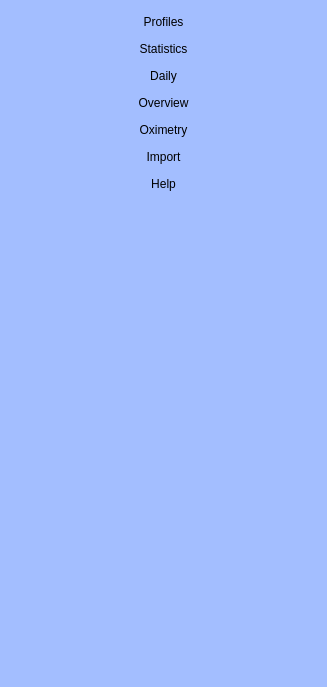
       <widget class="QWidget" name="navPage">
        <property name="geometry">
         <rect>
          <x>0</x>
          <y>0</y>
          <width>327</width>
          <height>687</height>
         </rect>
        </property>
        <property name="palette">
         <palette>
          <active>
           <colorrole role="Button">
            <brush brushstyle="SolidPattern">
             <color alpha="255">
              <red>163</red>
              <green>190</green>
              <blue>255</blue>
             </color>
            </brush>
           </colorrole>
           <colorrole role="Base">
            <brush brushstyle="SolidPattern">
             <color alpha="255">
              <red>163</red>
              <green>190</green>
              <blue>255</blue>
             </color>
            </brush>
           </colorrole>
           <colorrole role="Window">
            <brush brushstyle="SolidPattern">
             <color alpha="255">
              <red>163</red>
              <green>190</green>
              <blue>255</blue>
             </color>
            </brush>
           </colorrole>
          </active>
          <inactive>
           <colorrole role="Button">
            <brush brushstyle="SolidPattern">
             <color alpha="255">
              <red>163</red>
              <green>190</green>
              <blue>255</blue>
             </color>
            </brush>
           </colorrole>
           <colorrole role="Base">
            <brush brushstyle="SolidPattern">
             <color alpha="255">
              <red>163</red>
              <green>190</green>
              <blue>255</blue>
             </color>
            </brush>
           </colorrole>
           <colorrole role="Window">
            <brush brushstyle="SolidPattern">
             <color alpha="255">
              <red>163</red>
              <green>190</green>
              <blue>255</blue>
             </color>
            </brush>
           </colorrole>
          </inactive>
          <disabled>
           <colorrole role="Button">
            <brush brushstyle="SolidPattern">
             <color alpha="255">
              <red>163</red>
              <green>190</green>
              <blue>255</blue>
             </color>
            </brush>
           </colorrole>
           <colorrole role="Base">
            <brush brushstyle="SolidPattern">
             <color alpha="255">
              <red>163</red>
              <green>190</green>
              <blue>255</blue>
             </color>
            </brush>
           </colorrole>
           <colorrole role="Window">
            <brush brushstyle="SolidPattern">
             <color alpha="255">
              <red>163</red>
              <green>190</green>
              <blue>255</blue>
             </color>
            </brush>
           </colorrole>
          </disabled>
         </palette>
        </property>
        <property name="mouseTracking">
         <bool>true</bool>
        </property>
        <property name="styleSheet">
         <string notr="true">background: rgb(163, 190, 255)</string>
        </property>
        <attribute name="icon">
         <iconset resource="Resources.qrc">
          <normaloff>:/icons/logo.png</normaloff>:/icons/logo.png</iconset>
        </attribute>
        <attribute name="label">
         <string>Navigation</string>
        </attribute>
        <layout class="QVBoxLayout" name="verticalLayout_2">
         <item>
          <widget class="QToolButton" name="profilesButton">
           <property name="sizePolicy">
            <sizepolicy hsizetype="MinimumExpanding" vsizetype="Minimum">
             <horstretch>0</horstretch>
             <verstretch>0</verstretch>
            </sizepolicy>
           </property>
           <property name="styleSheet">
            <string notr="true">QToolButton {
background: transparent;
border: 2px solid transparent; border-radius: 30px;
}

QToolButton:hover {
border: 2px solid #56789a; border-radius: 30px;
}

QToolButton:pressed {
background-color: #8080ff;
border: 2px solid #56789a; border-radius: 30px;
}</string>
           </property>
           <property name="text">
            <string>Profiles</string>
           </property>
           <property name="icon">
            <iconset resource="Resources.qrc">
             <normaloff>:/icons/go-home.png</normaloff>:/icons/go-home.png</iconset>
           </property>
           <property name="iconSize">
            <size>
             <width>64</width>
             <height>64</height>
            </size>
           </property>
           <property name="toolButtonStyle">
            <enum>Qt::ToolButtonTextUnderIcon</enum>
           </property>
           <property name="autoRaise">
            <bool>true</bool>
           </property>
          </widget>
         </item>
         <item>
          <widget class="QToolButton" name="statisticsButton">
           <property name="sizePolicy">
            <sizepolicy hsizetype="MinimumExpanding" vsizetype="Minimum">
             <horstretch>0</horstretch>
             <verstretch>0</verstretch>
            </sizepolicy>
           </property>
           <property name="styleSheet">
            <string notr="true">QToolButton {
background: transparent;
border: 2px solid transparent; border-radius: 30px;
}

QToolButton:hover {
border: 2px solid #56789a; border-radius: 30px;
}

QToolButton:pressed {
background-color: #8080ff;
border: 2px solid #56789a; border-radius: 30px;
}</string>
           </property>
           <property name="text">
            <string>Statistics</string>
           </property>
           <property name="icon">
            <iconset resource="Resources.qrc">
             <normaloff>:/icons/eye.png</normaloff>:/icons/eye.png</iconset>
           </property>
           <property name="iconSize">
            <size>
             <width>64</width>
             <height>64</height>
            </size>
           </property>
           <property name="toolButtonStyle">
            <enum>Qt::ToolButtonTextUnderIcon</enum>
           </property>
           <property name="autoRaise">
            <bool>true</bool>
           </property>
          </widget>
         </item>
         <item>
          <widget class="QToolButton" name="dailyButton">
           <property name="sizePolicy">
            <sizepolicy hsizetype="MinimumExpanding" vsizetype="Minimum">
             <horstretch>0</horstretch>
             <verstretch>0</verstretch>
            </sizepolicy>
           </property>
           <property name="minimumSize">
            <size>
             <width>0</width>
             <height>0</height>
            </size>
           </property>
           <property name="styleSheet">
            <string notr="true">QToolButton {
background: transparent;
border: 2px solid transparent; border-radius: 30px;
}

QToolButton:hover {
border: 2px solid #56789a; border-radius: 30px;
}

QToolButton:pressed {
background-color: #8080ff;
border: 2px solid #56789a; border-radius: 30px;
}</string>
           </property>
           <property name="text">
            <string>Daily</string>
           </property>
           <property name="icon">
            <iconset resource="Resources.qrc">
             <normaloff>:/icons/edit-find.png</normaloff>:/icons/edit-find.png</iconset>
           </property>
           <property name="iconSize">
            <size>
             <width>64</width>
             <height>64</height>
            </size>
           </property>
           <property name="toolButtonStyle">
            <enum>Qt::ToolButtonTextUnderIcon</enum>
           </property>
           <property name="autoRaise">
            <bool>true</bool>
           </property>
          </widget>
         </item>
         <item>
          <widget class="QToolButton" name="overviewButton">
           <property name="sizePolicy">
            <sizepolicy hsizetype="MinimumExpanding" vsizetype="Minimum">
             <horstretch>0</horstretch>
             <verstretch>0</verstretch>
            </sizepolicy>
           </property>
           <property name="styleSheet">
            <string notr="true">QToolButton {
background: transparent;
border: 2px solid transparent; border-radius: 30px;
}

QToolButton:hover {
border: 2px solid #56789a; border-radius: 30px;
}

QToolButton:pressed {
background-color: #8080ff;
border: 2px solid #56789a; border-radius: 30px;
}</string>
           </property>
           <property name="text">
            <string>Overview</string>
           </property>
           <property name="icon">
            <iconset resource="Resources.qrc">
             <normaloff>:/icons/overview.png</normaloff>:/icons/overview.png</iconset>
           </property>
           <property name="iconSize">
            <size>
             <width>64</width>
             <height>64</height>
            </size>
           </property>
           <property name="toolButtonStyle">
            <enum>Qt::ToolButtonTextUnderIcon</enum>
           </property>
           <property name="autoRaise">
            <bool>true</bool>
           </property>
          </widget>
         </item>
         <item>
          <widget class="QToolButton" name="oximetryButton">
           <property name="sizePolicy">
            <sizepolicy hsizetype="MinimumExpanding" vsizetype="Minimum">
             <horstretch>0</horstretch>
             <verstretch>0</verstretch>
            </sizepolicy>
           </property>
           <property name="styleSheet">
            <string notr="true">QToolButton {
background: transparent;
border: 2px solid transparent; border-radius: 30px;
}

QToolButton:hover {
border: 2px solid #56789a; border-radius: 30px;
}

QToolButton:pressed {
background-color: #8080ff;
border: 2px solid #56789a; border-radius: 30px;
}</string>
           </property>
           <property name="text">
            <string>Oximetry</string>
           </property>
           <property name="icon">
            <iconset resource="Resources.qrc">
             <normaloff>:/icons/oximeter.png</normaloff>:/icons/oximeter.png</iconset>
           </property>
           <property name="iconSize">
            <size>
             <width>64</width>
             <height>64</height>
            </size>
           </property>
           <property name="toolButtonStyle">
            <enum>Qt::ToolButtonTextUnderIcon</enum>
           </property>
           <property name="autoRaise">
            <bool>true</bool>
           </property>
          </widget>
         </item>
         <item>
          <widget class="QToolButton" name="importButton">
           <property name="sizePolicy">
            <sizepolicy hsizetype="MinimumExpanding" vsizetype="Minimum">
             <horstretch>0</horstretch>
             <verstretch>0</verstretch>
            </sizepolicy>
           </property>
           <property name="minimumSize">
            <size>
             <width>0</width>
             <height>0</height>
            </size>
           </property>
           <property name="styleSheet">
            <string notr="true">QToolButton {
background: transparent;
border: 2px solid transparent; border-radius: 30px;
}

QToolButton:hover {
border: 2px solid #56789a; border-radius: 30px;
}

QToolButton:pressed {
background-color: #8080ff;
border: 2px solid #56789a; border-radius: 30px;
}</string>
           </property>
           <property name="text">
            <string>Import</string>
           </property>
           <property name="icon">
            <iconset resource="Resources.qrc">
             <normaloff>:/icons/sdcard.png</normaloff>:/icons/sdcard.png</iconset>
           </property>
           <property name="iconSize">
            <size>
             <width>64</width>
             <height>64</height>
            </size>
           </property>
           <property name="checkable">
            <bool>false</bool>
           </property>
           <property name="toolButtonStyle">
            <enum>Qt::ToolButtonTextUnderIcon</enum>
           </property>
           <property name="autoRaise">
            <bool>true</bool>
           </property>
           <property name="arrowType">
            <enum>Qt::NoArrow</enum>
           </property>
          </widget>
         </item>
         <item>
          <widget class="QToolButton" name="helpButton">
           <property name="sizePolicy">
            <sizepolicy hsizetype="Preferred" vsizetype="Minimum">
             <horstretch>0</horstretch>
             <verstretch>0</verstretch>
            </sizepolicy>
           </property>
           <property name="styleSheet">
            <string notr="true">QToolButton {
background: transparent;
border: 2px solid transparent; border-radius: 30px;
}

QToolButton:hover {
border: 2px solid #56789a; border-radius: 30px;
}

QToolButton:pressed {
background-color: #8080ff;
border: 2px solid #56789a; border-radius: 30px;
}</string>
           </property>
           <property name="text">
            <string>Help</string>
           </property>
           <property name="icon">
            <iconset resource="Resources.qrc">
             <normaloff>:/icons/help.png</normaloff>:/icons/help.png</iconset>
           </property>
           <property name="iconSize">
            <size>
             <width>64</width>
             <height>64</height>
            </size>
           </property>
           <property name="toolButtonStyle">
            <enum>Qt::ToolButtonTextUnderIcon</enum>
           </property>
           <property name="autoRaise">
            <bool>true</bool>
           </property>
          </widget>
         </item>
         <item>
          <spacer name="verticalSpacer">
           <property name="orientation">
            <enum>Qt::Vertical</enum>
           </property>
           <property name="sizeType">
            <enum>QSizePolicy::Expanding</enum>
           </property>
           <property name="sizeHint" stdset="0">
            <size>
             <width>0</width>
             <height>0</height>
            </size>
           </property>
          </spacer>
         </item>
        </layout>
       </widget>
